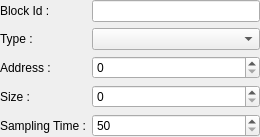
<?xml version="1.0" encoding="UTF-8"?>
<ui version="4.0">
 <class>QUaModbusDataBlockWidgetEdit</class>
 <widget class="QWidget" name="QUaModbusDataBlockWidgetEdit">
  <property name="geometry">
   <rect>
    <x>0</x>
    <y>0</y>
    <width>260</width>
    <height>124</height>
   </rect>
  </property>
  <property name="windowTitle">
   <string>Form</string>
  </property>
  <layout class="QFormLayout" name="formLayout">
   <property name="leftMargin">
    <number>0</number>
   </property>
   <property name="topMargin">
    <number>0</number>
   </property>
   <property name="rightMargin">
    <number>0</number>
   </property>
   <property name="bottomMargin">
    <number>0</number>
   </property>
   <item row="1" column="0">
    <widget class="QLabel" name="labelType">
     <property name="toolTip">
      <string>Modbus register type.</string>
     </property>
     <property name="text">
      <string>Type :</string>
     </property>
    </widget>
   </item>
   <item row="1" column="1">
    <widget class="QUaModbusReadOnlyComboBox" name="comboBoxType">
     <property name="toolTip">
      <string>Modbus register type</string>
     </property>
    </widget>
   </item>
   <item row="2" column="0">
    <widget class="QLabel" name="labelAddress">
     <property name="toolTip">
      <string>Start Modbus address of the block.</string>
     </property>
     <property name="text">
      <string>Address :</string>
     </property>
    </widget>
   </item>
   <item row="2" column="1">
    <widget class="QSpinBox" name="spinBoxAddress">
     <property name="toolTip">
      <string>Start Modbus address of the block.</string>
     </property>
     <property name="maximum">
      <number>65535</number>
     </property>
    </widget>
   </item>
   <item row="3" column="0">
    <widget class="QLabel" name="labelSize">
     <property name="toolTip">
      <string>Size of the block in number of registers.</string>
     </property>
     <property name="text">
      <string>Size :</string>
     </property>
    </widget>
   </item>
   <item row="3" column="1">
    <widget class="QSpinBox" name="spinBoxSize">
     <property name="toolTip">
      <string>Size of the block in number of registers.</string>
     </property>
     <property name="maximum">
      <number>130</number>
     </property>
    </widget>
   </item>
   <item row="4" column="0">
    <widget class="QLabel" name="labelSamplingTime">
     <property name="toolTip">
      <string>Sampling time [msec] to request the block data.</string>
     </property>
     <property name="text">
      <string>Sampling Time :</string>
     </property>
    </widget>
   </item>
   <item row="4" column="1">
    <widget class="QSpinBox" name="spinBoxSampling">
     <property name="toolTip">
      <string>Sampling time [msec] to request the block data.</string>
     </property>
     <property name="minimum">
      <number>50</number>
     </property>
     <property name="maximum">
      <number>999999999</number>
     </property>
    </widget>
   </item>
   <item row="0" column="0">
    <widget class="QLabel" name="labelId">
     <property name="toolTip">
      <string>Unique, not empty, alphanumeric Id.</string>
     </property>
     <property name="text">
      <string>Block Id :</string>
     </property>
    </widget>
   </item>
   <item row="0" column="1">
    <widget class="QLineEdit" name="lineEditId">
     <property name="toolTip">
      <string>Unique, not empty, alphanumeric Id.</string>
     </property>
    </widget>
   </item>
  </layout>
 </widget>
 <customwidgets>
  <customwidget>
   <class>QUaModbusReadOnlyComboBox</class>
   <extends>QComboBox</extends>
   <header location="global">QUaModbusCommonWidgets</header>
  </customwidget>
 </customwidgets>
 <resources/>
 <connections/>
</ui>
